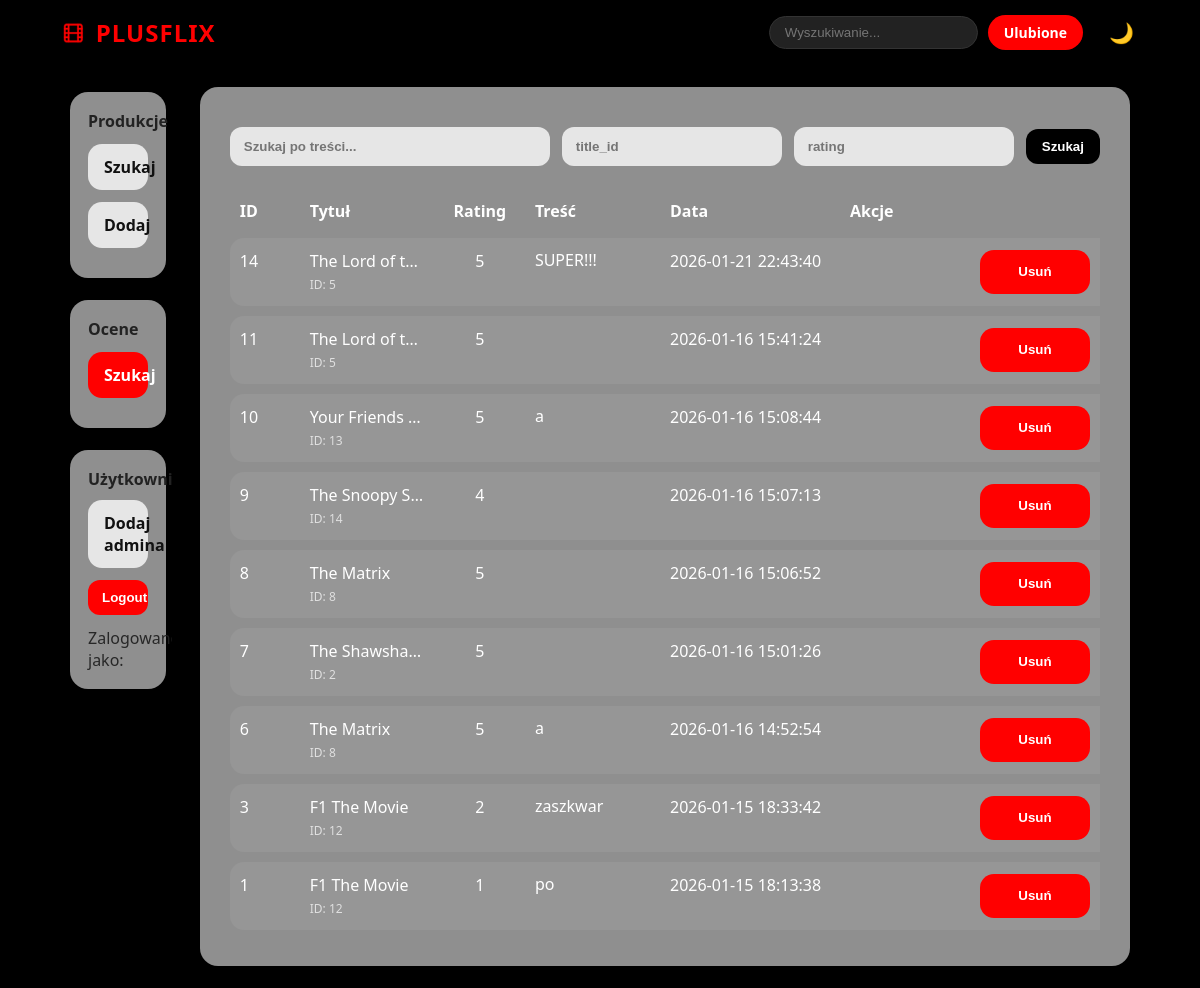
Page /admin/reviews (signed in) on the committed database.
### tables this page shows
CREATE TABLE "reviews"
(
    id         INTEGER
        primary key autoincrement,
    title_id   INTEGER                        not null,
    rating     INTEGER                        not null,
    content    TEXT,
    created_at TEXT default (datetime('now')) not null
);

CREATE TABLE titles (
                        id INTEGER PRIMARY KEY AUTOINCREMENT,
                        name TEXT NOT NULL,
                        type TEXT CHECK(type IN ('film', 'series')) NOT NULL,
                        description TEXT,
                        categories TEXT,
                        blocked_countries TEXT,
                        image_path TEXT,
                        average_rating REAL
);

### src/Controller/AdminReviewController.php (called while the page is built, shortened)
<?php
class AdminReviewController
{
    private function db(): PDO
    {
        $pdo = Database::getConnection();
        $pdo->exec('PRAGMA foreign_keys = ON;');
        return $pdo;
    }
    public function index(): void
    {
        $q = isset($_GET['q']) ? trim((string)$_GET['q']) : '';
        $titleId = isset($_GET['title_id']) ? trim((string)$_GET['title_id']) : '';
        $rating = isset($_GET['rating']) ? trim((string)$_GET['rating']) : '';
        $pdo = $this->db();
        $sql = "
  SELECT
    r.id,
    r.title_id,
    t.name AS title_name,
    r.rating,
    r.content,
    r.created_at
  FROM reviews r
  LEFT JOIN titles t ON t.id = r.title_id
  WHERE 1=1
";
        $params = [];
        $sql .= " ORDER BY r.created_at DESC, r.id DESC";
        $stmt = $pdo->prepare($sql);
        $stmt->execute($params);
        $reviews = $stmt->fetchAll(PDO::FETCH_ASSOC);
        require __DIR__ . '/../View/admin/reviews/reviewIndex.php';
    }
}

### src/View/admin/reviews/reviewIndex.php (the view, shortened to what this page needs)
<!doctype html>
<html lang="pl">
<head>
    <link rel="stylesheet" href="/style.css">
</head>
<body class="admin-page">
<?php require __DIR__ . '/../../partials/topbar.php'; ?>
<?php $active = 'reviews'; require __DIR__ . '/../partials/nav.php'; ?>
<form class="admin-toolbar admin-toolbar--reviews" method="get" action="/admin/reviews">
    <input type="text" name="q" placeholder="Szukaj po treści..." value="<?= htmlspecialchars($q ?? '') ?>">
    <input type="text" name="title_id" placeholder="title_id" value="<?= htmlspecialchars($titleId ?? '') ?>">
    <input type="text" name="rating" placeholder="rating" value="<?= htmlspecialchars($rating ?? '') ?>">
    <button class="admin-tool-btn" type="submit">Szukaj</button>
</form>
<?php if (empty($reviews)): ?>
    <p class="admin-muted">Brak wyników.</p>
<?php else: ?>
    <table class="admin-table">
        <thead>
        <tr>
            <th>ID</th>
            <th>Tytuł</th>
            <th>Rating</th>
            <th>Treść</th>
            <th>Data</th>
            <th>Akcje</th>
        </tr>
        </thead>
        <tbody>
        <?php foreach ($reviews as $r): ?>
            <tr>
                <td><?= (int)($r['id'] ?? 0) ?></td>
                <td>
                    <?= htmlspecialchars($r['title_name'] ?? 'Brak tytułu') ?><br>
                    <?php $tid = (int)($r['title_id'] ?? 0); ?>
                    <small class="admin-muted">
                        <?= $tid ? ('ID: ' . $tid) : '' ?>
                    </small>
                </td>
                <td><?= htmlspecialchars((string)($r['rating'] ?? '')) ?></td>
                <td><?= htmlspecialchars((string)($r['content'] ?? '')) ?></td>
                <td><?= htmlspecialchars((string)($r['created_at'] ?? '')) ?></td>
                <td class="admin-table__actions">
                    <form method="post" action="/admin/reviews/delete"
                          onsubmit="return confirm('Usunąć tę ocenę?')" style="display:inline;">
                        <button class="admin-small-danger" type="submit">Usuń</button>
                    </form>
                </td>
            </tr>
        <?php endforeach; ?>
        </tbody>
    </table>
<?php endif; ?>
</main></div>
</body>
</html>

### public/style.css (style rules this page uses)
:root { --primary-red:#ff0000; --dark-bg:#000000; --text-white:#ffffff; --text-gray:#666666; --theme-bg:#000000; --theme-text:#ffffff; --theme-accent:#ff0000; }
* { box-sizing:border-box; }
body { background:var(--theme-bg); color:var(--theme-text); font-family:'Segoe UI', Roboto, Helvetica, Arial, sans-serif; margin:0; padding:0; }
body.admin-page { background: var(--theme-bg); color: var(--theme-text); }
.admin-tool-btn { background:#000; color:#fff; border:none; border-radius:12px; padding:10px 16px; font-weight:800; cursor:pointer; }
.admin-small-danger { background: var(--primary-red); color:#fff; border:none; border-radius:10px; padding:8px 12px; font-weight:800; cursor:pointer; }
.admin-table__actions { display:flex; gap:12px; align-items:center; justify-content:flex-end; flex-wrap:wrap; }
.admin-small-link, .admin-small-danger { min-width:110px; height:44px; display:inline-flex; align-items:center; justify-content:center; padding:0 18px; border-radius:14px; font-weight:800; line-height:1; white-space:nowrap; box-sizing:border-box; }
.admin-toolbar { display:flex; gap:12px; align-items:center; margin:14px 0 18px 0; }
.admin-toolbar input[type="text"] { width:320px; max-width:100%; background:#e6e6e6; border:none; border-radius:12px; padding:12px 14px; font-weight:700; color:#111; }
.admin-toolbar--reviews input[type="text"] { width:220px; }
.admin-toolbar--reviews input[name="q"] { width:320px; }
.admin-table { width:100%; border-collapse:separate; border-spacing:0 10px; table-layout: fixed; }
.admin-table thead th { text-align:left; font-weight:900; padding:6px 10px; color:#fff; }
.admin-table tbody tr { background: rgba(255,255,255,0.06); border-radius:14px; }
.admin-table tbody td { padding:12px 10px; vertical-align: top; overflow:hidden; text-overflow: ellipsis; }
.admin-table tbody tr td:first-child { border-top-left-radius:14px; border-bottom-left-radius:14px; }
.admin-table tbody tr td:last-child { border-top-right-radius:14px; border-bottom-right-radius:14px; }
.admin-table th:nth-child(1), .admin-table td:nth-child(1) { width:70px; }
.admin-table th:nth-child(3), .admin-table td:nth-child(3) { width:90px; text-align:center; }
.admin-table th:nth-child(5), .admin-table td:nth-child(5) { width:180px; white-space:nowrap; }
.admin-table th:nth-child(6), .admin-table td:nth-child(6) { width:170px; }
.admin-table td:nth-child(2) { max-width:260px; white-space: nowrap; }
.admin-table td:nth-child(4) { max-width:520px; white-space: normal; word-break: break-word; line-height:1.35; }
.admin-table th:last-child, .admin-table td:last-child { width:260px; }
.admin-muted { color: rgba(255,255,255,0.7); font-size:12px; }

### rows in the picture
reviews: id "14", title.name "The Lord of t…", title "5", rating "5", content "SUPER!!!", created_at "2026-01-21 22:43:40"
reviews: id "11", title.name "The Lord of t…", title "5", rating "5", created_at "2026-01-16 15:41:24"
reviews: id "10", title.name "Your Friends…", title "13", rating "5", content "а", created_at "2026-01-16 15:08:44"
reviews: id "9", title.name "The Snoopy S…", title "14", rating "4", created_at "2026-01-16 15:07:13"
reviews: id "8", title.name "The Matrix", title "8", rating "5", created_at "2026-01-16 15:06:52"
reviews: id "7", title.name "The Shawsha…", title "2", rating "5", created_at "2026-01-16 15:01:26"
reviews: id "6", title.name "The Matrix", title "8", rating "5", content "a", created_at "2026-01-16 14:52:54"
reviews: id "3", title.name "F1 The Movie", title "12", rating "2", content "zaszkwar", created_at "2026-01-15 18:33:42"
reviews: id "1", title.name "F1 The Movie", title "12", rating "1", content "po", created_at "2026-01-15 18:13:38"
